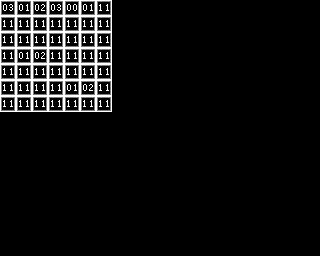

The image is a tile-based game level rendered from a .tmx file. Its description and complete source (layers, tilesets, objects, tile grids) follow:
An orthogonal 20x16 tile map with 16x16 px tiles, 4 tile layers (map, blocks, actors, foreground), 3 tilesets.

<map version="1.10" tiledversion="1.11.2" orientation="orthogonal" renderorder="right-down" width="20" height="16" tilewidth="16" tileheight="16" infinite="0" nextlayerid="7" nextobjectid="1">
 <tileset firstgid="1" source="../Actors.tsx" />
 <tileset firstgid="257" source="../Blocks.tsx" />
 <tileset firstgid="513" source="Blank.tileset.tsx" />
 <layer id="1" name="map" width="20" height="16">
  <properties>
   <property name="amiga_aga_cd32" type="bool" value="true" />
   <property name="foreground" type="bool" value="false" />
  </properties>
  <data encoding="csv">
260,258,259,260,257,258,268,513,513,513,513,513,513,513,513,513,513,513,513,513,
268,268,268,268,268,268,268,513,513,513,513,513,513,513,513,513,513,513,513,513,
268,268,268,268,268,268,268,513,513,513,513,513,513,513,513,513,513,513,513,513,
268,258,259,268,268,268,268,513,513,513,513,513,513,513,513,513,513,513,513,513,
268,268,268,268,268,268,268,513,513,513,513,513,513,513,513,513,513,513,513,513,
268,268,268,268,258,259,268,513,513,513,513,513,513,513,513,513,513,513,513,513,
268,268,268,268,268,268,268,513,513,513,513,513,513,513,513,513,513,513,513,513,
513,513,513,513,513,513,513,513,513,513,513,513,513,513,513,513,513,513,513,513,
513,513,513,513,513,513,513,513,513,513,513,513,513,513,513,513,513,513,513,513,
513,513,513,513,513,513,513,513,513,513,513,513,513,513,513,513,513,513,513,513,
513,513,513,513,513,513,513,513,513,513,513,513,513,513,513,513,513,513,513,513,
513,513,513,513,513,513,513,513,513,513,513,513,513,513,513,513,513,513,513,513,
513,513,513,513,513,513,513,513,513,513,513,513,513,513,513,513,513,513,513,513,
513,513,513,513,513,513,513,513,513,513,513,513,513,513,513,513,513,513,513,513,
513,513,513,513,513,513,513,513,513,513,513,513,513,513,513,513,513,513,513,513,
513,513,513,513,513,513,513,513,513,513,513,513,513,513,513,513,513,513,513,513
</data>
 </layer>
 <layer id="2" name="blocks" width="20" height="16">
  <properties>
   <property name="amiga_aga_cd32" type="bool" value="true" />
   <property name="foreground" type="bool" value="false" />
  </properties>
  <data encoding="csv">
0,0,0,0,0,0,0,0,0,0,0,0,0,0,0,0,0,0,0,0,
0,0,0,0,0,0,0,0,0,0,0,0,0,0,0,0,0,0,0,0,
0,0,0,0,0,0,0,0,0,0,0,0,0,0,0,0,0,0,0,0,
0,0,0,0,0,0,0,0,0,0,0,0,0,0,0,0,0,0,0,0,
0,0,0,0,0,0,0,0,0,0,0,0,0,0,0,0,0,0,0,0,
0,0,0,0,0,0,0,0,0,0,0,0,0,0,0,0,0,0,0,0,
0,0,0,0,0,0,0,0,0,0,0,0,0,0,0,0,0,0,0,0,
0,0,0,0,0,0,0,0,0,0,0,0,0,0,0,0,0,0,0,0,
0,0,0,0,0,0,0,0,0,0,0,0,0,0,0,0,0,0,0,0,
0,0,0,0,0,0,0,0,0,0,0,0,0,0,0,0,0,0,0,0,
0,0,0,0,0,0,0,0,0,0,0,0,0,0,0,0,0,0,0,0,
0,0,0,0,0,0,0,0,0,0,0,0,0,0,0,0,0,0,0,0,
0,0,0,0,0,0,0,0,0,0,0,0,0,0,0,0,0,0,0,0,
0,0,0,0,0,0,0,0,0,0,0,0,0,0,0,0,0,0,0,0,
0,0,0,0,0,0,0,0,0,0,0,0,0,0,0,0,0,0,0,0,
0,0,0,0,0,0,0,0,0,0,0,0,0,0,0,0,0,0,0,0
</data>
 </layer>
 <layer id="3" name="actors" width="20" height="16">
  <properties>
   <property name="amiga_aga_cd32" type="bool" value="true" />
   <property name="foreground" type="bool" value="false" />
  </properties>
  <data encoding="csv">
0,0,0,0,0,0,0,0,0,0,0,0,0,0,0,0,0,0,0,0,
0,0,0,0,0,0,0,0,0,0,0,0,0,0,0,0,0,0,0,0,
0,0,0,0,0,0,0,0,0,0,0,0,0,0,0,0,0,0,0,0,
0,0,0,0,0,0,0,0,0,0,0,0,0,0,0,0,0,0,0,0,
0,0,0,0,0,0,0,0,0,0,0,0,0,0,0,0,0,0,0,0,
0,0,0,0,0,0,0,0,0,0,0,0,0,0,0,0,0,0,0,0,
0,0,0,0,0,0,0,0,0,0,0,0,0,0,0,0,0,0,0,0,
0,0,0,0,0,0,0,0,0,0,0,0,0,0,0,0,0,0,0,0,
0,0,0,0,0,0,0,0,0,0,0,0,0,0,0,0,0,0,0,0,
0,0,0,0,0,0,0,0,0,0,0,0,0,0,0,0,0,0,0,0,
0,0,0,0,0,0,0,0,0,0,0,0,0,0,0,0,0,0,0,0,
0,0,0,0,0,0,0,0,0,0,0,0,0,0,0,0,0,0,0,0,
0,0,0,0,0,0,0,0,0,0,0,0,0,0,0,0,0,0,0,0,
0,0,0,0,0,0,0,0,0,0,0,0,0,0,0,0,0,0,0,0,
0,0,0,0,0,0,0,0,0,0,0,0,0,0,0,0,0,0,0,0,
0,0,0,0,0,0,0,0,0,0,0,0,0,0,0,0,0,0,0,0
</data>
 </layer>
 <layer id="4" name="foreground" width="20" height="16">
  <properties>
   <property name="amiga_aga_cd32" type="bool" value="true" />
   <property name="foreground" type="bool" value="true" />
  </properties>
  <data encoding="csv">
0,0,0,0,0,0,0,0,0,0,0,0,0,0,0,0,0,0,0,0,
0,0,0,0,0,0,0,0,0,0,0,0,0,0,0,0,0,0,0,0,
0,0,0,0,0,0,0,0,0,0,0,0,0,0,0,0,0,0,0,0,
0,0,0,0,0,0,0,0,0,0,0,0,0,0,0,0,0,0,0,0,
0,0,0,0,0,0,0,0,0,0,0,0,0,0,0,0,0,0,0,0,
0,0,0,0,0,0,0,0,0,0,0,0,0,0,0,0,0,0,0,0,
0,0,0,0,0,0,0,0,0,0,0,0,0,0,0,0,0,0,0,0,
0,0,0,0,0,0,0,0,0,0,0,0,0,0,0,0,0,0,0,0,
0,0,0,0,0,0,0,0,0,0,0,0,0,0,0,0,0,0,0,0,
0,0,0,0,0,0,0,0,0,0,0,0,0,0,0,0,0,0,0,0,
0,0,0,0,0,0,0,0,0,0,0,0,0,0,0,0,0,0,0,0,
0,0,0,0,0,0,0,0,0,0,0,0,0,0,0,0,0,0,0,0,
0,0,0,0,0,0,0,0,0,0,0,0,0,0,0,0,0,0,0,0,
0,0,0,0,0,0,0,0,0,0,0,0,0,0,0,0,0,0,0,0,
0,0,0,0,0,0,0,0,0,0,0,0,0,0,0,0,0,0,0,0,
0,0,0,0,0,0,0,0,0,0,0,0,0,0,0,0,0,0,0,0
</data>
 </layer>
 <objectgroup id="6" name="events" />
</map>
